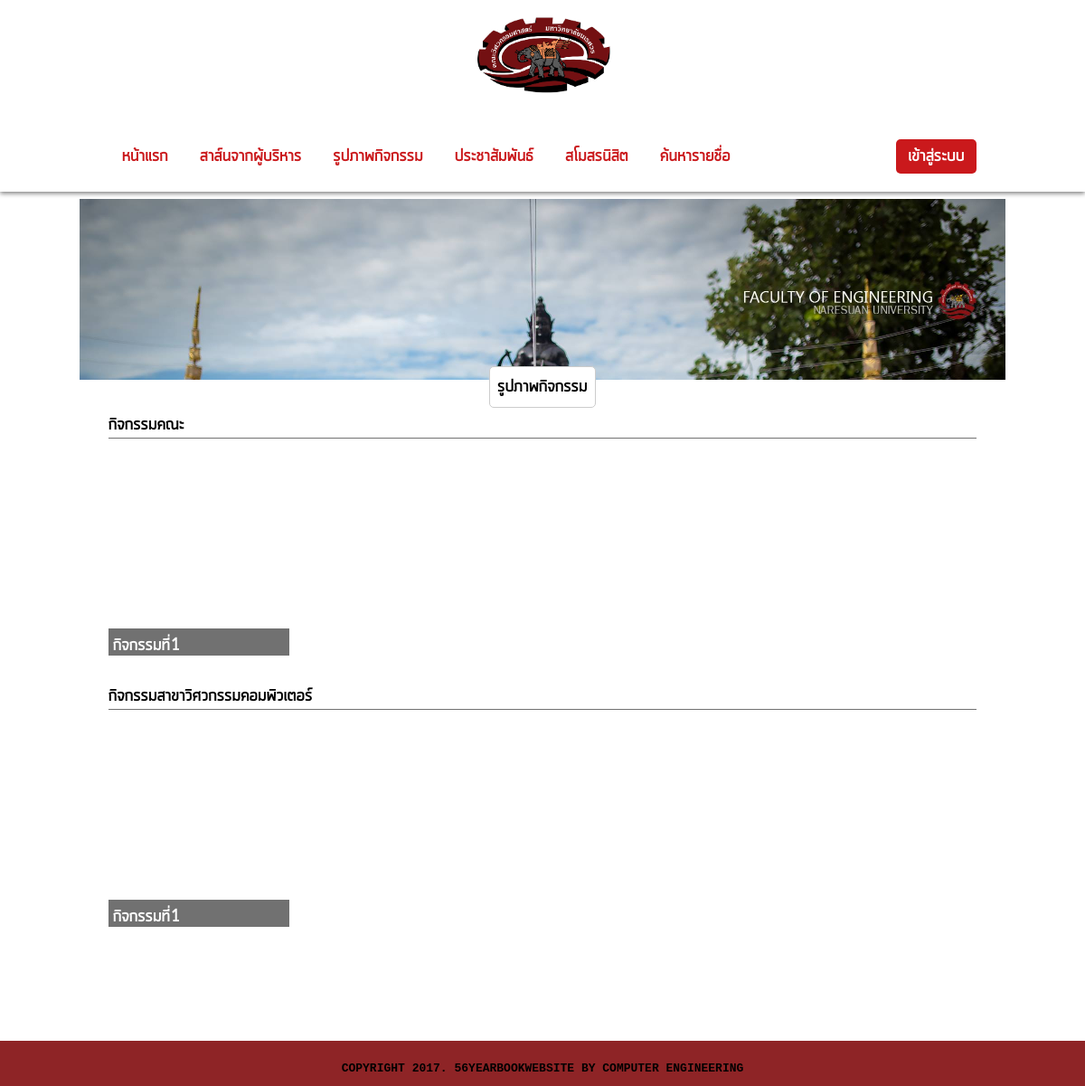
/gallery.php, run on the app's committed database.
### tables this page shows
CREATE TABLE `album_category` (
  `id` int(11) NOT NULL,
  `name` varchar(255) NOT NULL,
  `name_thai` varchar(255) NOT NULL
);

CREATE TABLE `album` (
  `id` int(11) NOT NULL,
  `name` varchar(255) NOT NULL,
  `upload_at` date NOT NULL,
  `name_thai` varchar(255) NOT NULL,
  `img_header` varchar(255) NOT NULL,
  `category_id` int(11) NOT NULL
);

### gallery.php (the view, shortened to what this page needs)
<!doctype html>
<html>
<head>
</head>
<body>
    <div id="container">
            <div class="header">
                <?php include 'menu.php'; ?>
            </div>
            <div class="content">
                <div class="banner2">
                    <img src="image/banner/banner_gallery.jpg">
                </div>
                <div class="title_page"><h1>รูปภาพกิจกรรม</h1></div>
                <?php
                if($_GET['album']&&$_GET['major']){
                    echo '<p class="p_album"> กิจกรรม > '.$_GET['major'].' > '.$_GET['album'].'<p><br>';
                    echo '<div class="show_picture">';
                    $query_image = "select * from image where album_id=".$_GET['album_id'];
                    $data_image = mysql_query($query_image);
                    while ($image = mysql_fetch_object($data_image)){
                        echo '<img src="'.$image->url.$image->image.'">';
                    }
                    echo '</div>';
                } else {
                    $query_album_category = "select * from album_category";
                    $data_album_category = mysql_query($query_album_category);
                    while($category = mysql_fetch_object($data_album_category)){
                        $data_album = mysql_query("select * from album where category_id=".$category->id);
                        if(mysql_num_rows($data_album)>0){
                            echo '<div class="show_activities" id="'.$category->name.'">';
                            echo '<p>กิจกรรม'.$category->name_thai.'</p>';
                            echo '<div id="act_slide">';
                            while ($album = mysql_fetch_object($data_album)){
                                echo '<a href="gallery.php?major='.$category->name_thai.'&album='.$album->name_thai.'&album_id='.$album->id.'">';
                                echo '<div class="box_act">';
                                echo '<div class="act" >';
                                echo '</div>';
                                echo '<div class="title_box">';
                                echo $album->name_thai;
                                echo '</div>';
                                echo '</div>';
                                echo '</a>';
                            }
                            echo '</div>';
                            echo '<a class="act_prev" onclick="plusSlide(-1)"><</a>
                                <a class="act_next" onclick="plusSlide(1)">></a>';
                            echo '</div>';
                        }
                    }
                }
                ?>
            </div>
            <div class="footer">
                <?php include 'footer.php'; ?>
            </div>
        </div>
</body>
</html>

### data on the page
album_category: name_thai "คณะ"
album: name_thai "กิจกรรมที่1"
album_category: name_thai "สาขาวิศวกรรมคอมพิวเตอร์"
album: name_thai "กิจกรรมที่1"
